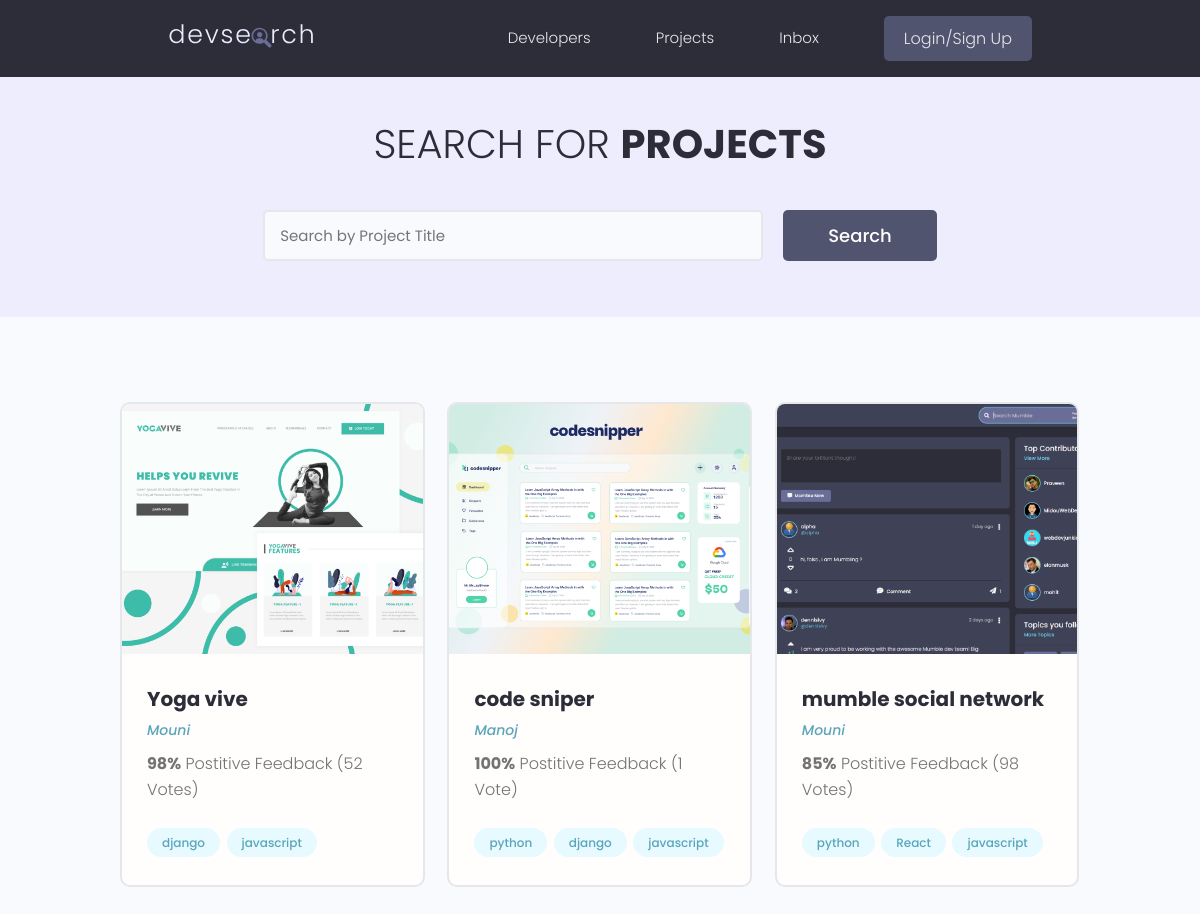
/projects/, run on the app's committed database.
### projects/models.py (models this page shows, shortened)
class Project(models.Model):
    owner = models.ForeignKey(Profile,null=True,blank=True, on_delete=models.SET_NULL)
    title = models.CharField(max_length=200)
    descripition = models.TextField(null=True, blank=True)
    featured_image = models.ImageField(null=True,blank=True,default="default.jpg")
    demo_link = models.CharField(max_length=200, null=True, blank=True)
    source_link = models.CharField(max_length=200, null=True, blank=True)
    tags = models.ManyToManyField('Tag', blank=True)
    vote_total = models.IntegerField(default=0,null=True,blank=True)
    vote_ratio = models.IntegerField(default=0,null=True,blank=True)
    created = models.DateField(auto_now_add=True)
    id = models.UUIDField(default = uuid.uuid4, unique=True, primary_key=True, editable=False)

class Tag(models.Model):
    name = models.CharField(max_length=200)
    created = models.DateField(auto_now_add=True)
    id = models.UUIDField(default = uuid.uuid4, unique=True, primary_key=True, editable=False)
    def __str__(self):
        return self.name

### user/models.py (models this page shows, shortened)
class Profile(models.Model):
    user = models.OneToOneField(User, on_delete=models.CASCADE,null =True,blank=True)
    name = models.CharField(max_length=200, null=True,blank=True)
    username = models.CharField(max_length=200, null=True,blank=True)
    location = models.CharField(max_length=200, null=True,blank=True)
    email = models.EmailField(max_length=200,null=True,blank=True)
    short_intro = models.CharField(max_length=200, null=True,blank=True)
    bio = models.TextField(blank=True,null=True)
    profile_image = models.ImageField(null = True, blank= True, upload_to='profiles/',default='profiles/user-default.png')
    social_github = models.CharField(max_length=200, null=True,blank=True)
    social_twitter = models.CharField(max_length=200, null=True,blank=True)
    social_linkedin = models.CharField(max_length=200, null=True,blank=True)
    social_facebook = models.CharField(max_length=200, null=True,blank=True)
    social_youtube = models.CharField(max_length=200, null=True,blank=True)
    social_website = models.CharField(max_length=200, null=True,blank=True)
    created = models.DateField(auto_now_add=True)
    id = models.UUIDField(default = uuid.uuid4, unique=True, primary_key=True, editable=False)

### projects/views.py (the view)
# urls.py: path('projects/', include('projects.urls')),
def projects(request):
    project,search_query = searchProjects(request)
    page = request.GET.get('page')
    results = 3
    paginator = Paginator(project,results)
    try:
        project = paginator.page(page)
    except PageNotAnInteger:
        page = 1
        project = paginator.page(page)
    except EmptyPage:
        page = paginator.num_pages
        project = paginator.page(page)
    context = {'projects': project, "search_query":search_query,'paginator':paginator}
    return render(request,'projects/projects.html',context)

### projects/helper.py (called while the page is built)
def searchProjects(request):
    search_query = ''
    if request.GET.get('search_query'):
        search_query = request.GET.get('search_query')
    tags = Tag.objects.filter(name__icontains=search_query)
    project = Project.objects.distinct().filter(
        Q(title__icontains = search_query) |
        Q(descripition__icontains = search_query) |
        Q(owner__name__icontains = search_query) |
        Q(tags__in = tags)
    )
    return project,search_query

### projects/templates/projects/projects.html (shortened to what this page needs)
{% extends 'main.html' %} {% block content %}
<main class="projects">
    <section class="hero-section text-center">
      <div class="container container--narrow">
        <div class="hero-section__box">
          <h2>Search for <span>Projects</span></h2>
        </div>
        <div class="hero-section__search">
          <form class="form" action="{% url 'projects' %}" method="get">
            <div class="form__field">
              <input class="input input--text" id="formInput#search" type="text" name="search_query"
                value="{{search_query}}" placeholder="Search by Project Title" />
            </div>
            <input class="btn btn--sub btn--lg" type="submit" value="Search" />
          </form>
        </div>
      </div>
    </section>
    <section class="projectsList">
      <div class="container">
        <div class="grid grid--three">
            {% for project in projects %}
          <div class="column">
            <div class="card project">
              <a href="{% url 'project' project.id %}" class="project">
                <img class="project__thumbnail" src="{{project.featured_image.url}}" alt="project thumbnail" />
                <div class="card__body">
                  <h3 class="project__title">{{project.title}}</h3>
                  <p><a class="project__author" href="{% url 'user-profile' project.owner.id %}">{{project.owner.name}}</a></p>
                  <p class="project--rating">
                    <span style="font-weight: bold;">{{project.vote_ratio}}%</span> Postitive
                    Feedback ({{project.vote_total}} Vote{{project.vote_total|pluralize:"s"}})
                  </p>
                  <div class="project__tags">
                    {% for tag in project.tags.all %}
                    <span class="tag tag--pill tag--main">
                       <small>{{ tag }}</small>
                    </span>
                    {% endfor %}
                  </div>
                </div>
              </a>
            </div>
          </div>
          {% endfor %}
        </div>
      </div>
    </section>
  </main>
{% endblock content %}

### templates/main.html (shortened to what this page needs)
{% load static %}
<!DOCTYPE html>
<html lang="en">
  <head>
  <link rel="stylesheet" href="https://cdn.iconmonstr.com/1.3.0/css/iconmonstr-iconic-font.min.css" />
  <link rel="stylesheet" href="{% static 'uikit/styles/uikit.css' %}" />
  <link rel="stylesheet" href="{% static 'styles/app.css' %}">
  </head>
  <body>
    {% include 'navbar.html' %}
    {% block content %}
    {% endblock content %}
  </body>
</html>

### templates/navbar.html (shortened to what this page needs)
{% load static %}
<header class="header">
  <div class="container container--narrow">
    <a href="{% url 'profiles' %}" class="header__logo">
      <img src="{% static 'images/logo.svg' %}" alt="DevSearch Logo" />
    </a>
    <nav class="header__nav">
      <ul class="header__menu">
        <li class="header__menuItem"><a href="{% url 'profiles' %}">Developers</a></li>
        <li class="header__menuItem"><a href="{% url 'projects' %}">Projects</a></li>
        <li class="header__menuItem"><a href="/">Inbox</a></li>
        <li class="header__menuItem">
          {% if request.user.is_authenticated  %}
          <li class="header__menuItem">
            <a href="{% url 'account' %}">Account</a>
          </li>
          <a href="{% url 'logout' %}" class="btn btn--sub">Logout</a>
          {% else %}
          <a href="{% url 'login' %}" class="btn btn--sub">Login/Sign Up</a>
          {% endif %}
        </li>
      </ul>
    </nav>
  </div>
</header>

### static/styles/app.css (style rules this page uses)
:root { --color-sub: #2d2d39; }
.btn--sub { background-color: var(--color-sub-light); }
.card { border: 2px solid var(--color-light); }
img { width: 100%; }
.header { position: sticky; z-index: 111; background-color: var(--color-sub); padding: 1.5rem 0; }
.header > .container { display: flex; justify-content: space-between; align-items: center; }
.header__logo > img { height: 3.8rem; }
.header__nav > ul { display: inline-flex; align-items: center; list-style: none; gap: 6.5rem; }
.header__menuItem > a { color: var(--color-light); font-weight: 300; }
.hero-section { height: 40vh; display: flex; align-items: center; background-color: var(--color-sub); }
.hero-section__box { margin-bottom: 4rem; }
.hero-section__box > h2, .hero-section__box > h2 > span { font-size: 4rem; color: var(--color-light); line-height: 1.3; text-transform: uppercase; }
.hero-section__box > h2 { font-weight: 300; }
.hero-section__box > h2 > span { font-weight: 700; }
.hero-section__search > .form { display: flex; align-items: center; justify-content: center; gap: 2rem; }
.hero-section__search > .form input.input--text { width: 50rem; }
.project__author { font-size: 1.4rem; font-style: italic; }
.project--rating { margin-bottom: 1.6em; margin-top: .5em; }
.projects > .hero-section { background: var(--color-sub-lighter); height: 30vh; }
.projects .hero-section__box { margin-bottom: 2.5rem; }
.projects .hero-section__box > h2 { color: var(--color-sub); }
.projects .hero-section__box > h2 > span { font-weight: 700; color: var(--color-sub); }
.projectsList { margin-top: 8rem; }
.project__thumbnail { height: 25rem; object-fit: cover; object-position: top center; }
.project__title { font-size: 2rem; font-weight: 700; color: var(--color-sub); }

### static/uikit/styles/modules/_variables.css (style rules this page uses)
:root { --color-main: #5aa5b9; --color-main-light: #e6faff; --color-sub: #3f4156; --color-sub-light: #51546e; --color-sub-lighter: #ededfd; --color-text: #737373; --color-gray: #8b8b8b; --color-light: #e5e7eb; --color-light-gray: #767676; --color-bg: #f8fafd; --color-white: #fffefd; --color-white-light: #f3f3f3; --color-success: #359e64; --color-success-bg: #def8e8; --color-error: #fc4b0b; --color-error-bg: #fff2ee; --font-base: 'Poppins', arial, helvetica, 'Segoe UI', roboto, ubuntu, sans-serif; --font-monospace: 'Fira Code', 'Courier New', courier, monospace; --font-regular: 300; --font-medium: 500; --font-bold: 700; --generic-shadow: 1px 1px 5px #00000010; --generic-transition: all 0.3s ease-in-out; }

### static/uikit/styles/modules/_base.css (style rules this page uses)
* { margin: 0; padding: 0; box-sizing: border-box; text-rendering: optimizeLegibility; color: inherit; font-size: inherit; }
html { font-size: 50%; }
@media only screen and (min-width: 480px) { html { font-size: 56.25%; } }
@media only screen and (min-width: 1200px) { html { font-size: 62.5%; } }
body { line-height: 1.6; font-weight: 400; font-size: 1.5rem; color: var(--color-text); background-color: var(--color-bg); min-height: 100vh; }

### static/uikit/styles/modules/_typography.css (style rules this page uses)
* { font-family: var(--font-base); }
h2 { font-size: 3.6rem; font-weight: var(--font-bold); }
h3 { font-size: 3.2rem; font-weight: var(--font-medium); }
p, span, strong { font-size: 1.6rem; color: var(--color-text); font-weight: var(--font-regular); }
a { padding-bottom: 2px; text-decoration: none; display: inline-block; color: var(--color-main); font-weight: var(--font-medium); }

### static/uikit/styles/modules/_utilities.css (style rules this page uses)
.container { width: 92%; max-width: 165rem; margin: 0 auto; box-sizing: border-box; }
.container--narrow { width: 92%; max-width: 120rem; }
@media screen and (min-width: 1000px) { .container { width: 90%; } }
@media screen and (min-width: 1000px) { .container--narrow { width: 85%; } }
@media screen and (min-width: 1200px) { .container { width: 80%; } }
@media screen and (min-width: 1200px) { .container--narrow { width: 72%; } }
.text-center { text-align: center; }

### static/uikit/styles/modules/_button.css (style rules this page uses)
.btn { display: inline-block; position: relative; cursor: pointer; background-color: var(--color-light); font-weight: var(--font-medium); color: var(--color-sub); text-decoration: none; padding: 1rem 2rem; border-radius: 0.5rem; border: none; width: -webkit-fit-content; width: -moz-fit-content; width: fit-content; height: -webkit-fit-content; height: -moz-fit-content; height: fit-content; font-size: 1.6rem; outline-width: 0; outline-color: transparent; -webkit-backface-visibility: hidden; backface-visibility: hidden; transition: all 0.3s ease-in-out; }
.btn--sub { background-color: var(--color-sub); color: var(--color-white); }
.btn--lg { font-size: 1.8rem; padding: 1.2rem 4.5rem; }

### data on the page
Project: featured_image (picture), title "Yoga vive", owner.name "Mouni", vote_ratio "98", vote_total "52"
Tag: name "django"
Tag: name "javascript"
Project: featured_image (picture), title "code sniper", owner.name "Manoj", vote_ratio "100", vote_total "1"
Tag: name "python"
Project: featured_image (picture), title "mumble social network", owner.name "Mouni", vote_ratio "85", vote_total "98"
Tag: name "React"
